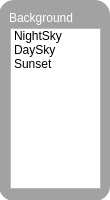
<?xml version="1.0" encoding="UTF-8"?>
<ui version="4.0">
 <class>Background</class>
 <widget class="QWidget" name="Background">
  <property name="geometry">
   <rect>
    <x>0</x>
    <y>0</y>
    <width>110</width>
    <height>200</height>
   </rect>
  </property>
  <property name="windowTitle">
   <string>Form</string>
  </property>
  <property name="styleSheet">
   <string notr="true">QWidget#Background { background-color: transparent; }
QFrame#frame { background-color: rgba(136, 136, 136, 200); border-radius: 12px;}
</string>
  </property>
  <widget class="QFrame" name="frame">
   <property name="geometry">
    <rect>
     <x>-1</x>
     <y>0</y>
     <width>111</width>
     <height>201</height>
    </rect>
   </property>
   <property name="styleSheet">
    <string notr="true">QWidget#Background{ background-color: transparent;}
QFrame#frame{ background-color: rgba(136, 136, 136, 200); border-radius: 15px; }</string>
   </property>
   <property name="frameShape">
    <enum>QFrame::StyledPanel</enum>
   </property>
   <property name="frameShadow">
    <enum>QFrame::Raised</enum>
   </property>
   <widget class="QListWidget" name="BackgroundListWidget">
    <property name="geometry">
     <rect>
      <x>11</x>
      <y>28</y>
      <width>91</width>
      <height>161</height>
     </rect>
    </property>
    <item>
     <property name="text">
      <string>NightSky</string>
     </property>
    </item>
    <item>
     <property name="text">
      <string>DaySky</string>
     </property>
    </item>
    <item>
     <property name="text">
      <string>Sunset</string>
     </property>
    </item>
   </widget>
   <widget class="QLabel" name="label">
    <property name="geometry">
     <rect>
      <x>10</x>
      <y>10</y>
      <width>71</width>
      <height>16</height>
     </rect>
    </property>
    <property name="text">
     <string>&lt;html&gt;&lt;head/&gt;&lt;body&gt;&lt;p&gt;&lt;span style=&quot; color:#ffffff;&quot;&gt;Background&lt;/span&gt;&lt;/p&gt;&lt;/body&gt;&lt;/html&gt;</string>
    </property>
   </widget>
  </widget>
 </widget>
 <resources/>
 <connections/>
</ui>
